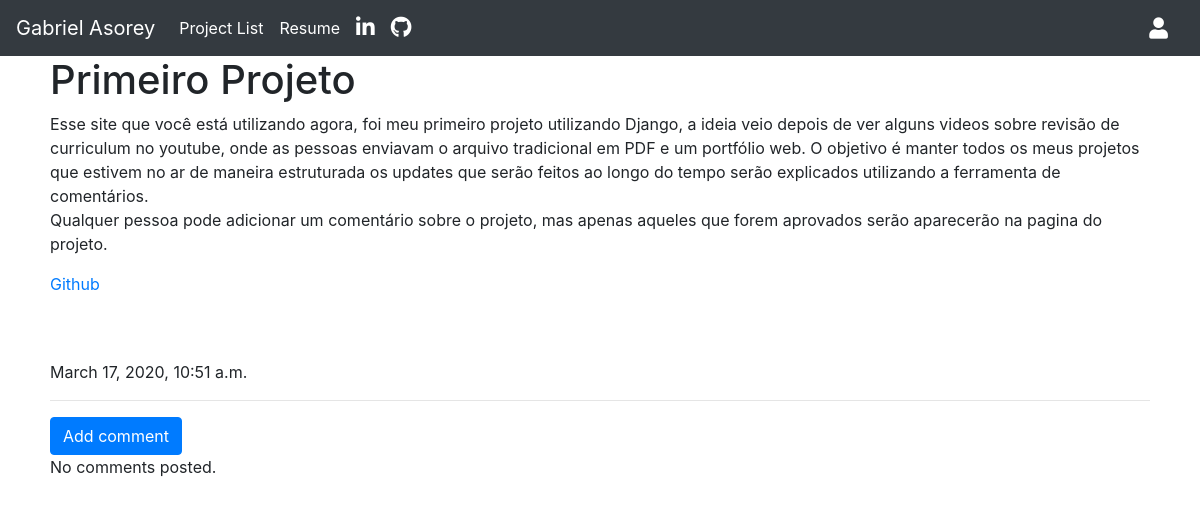
Page /project/33 on the earlier database version.
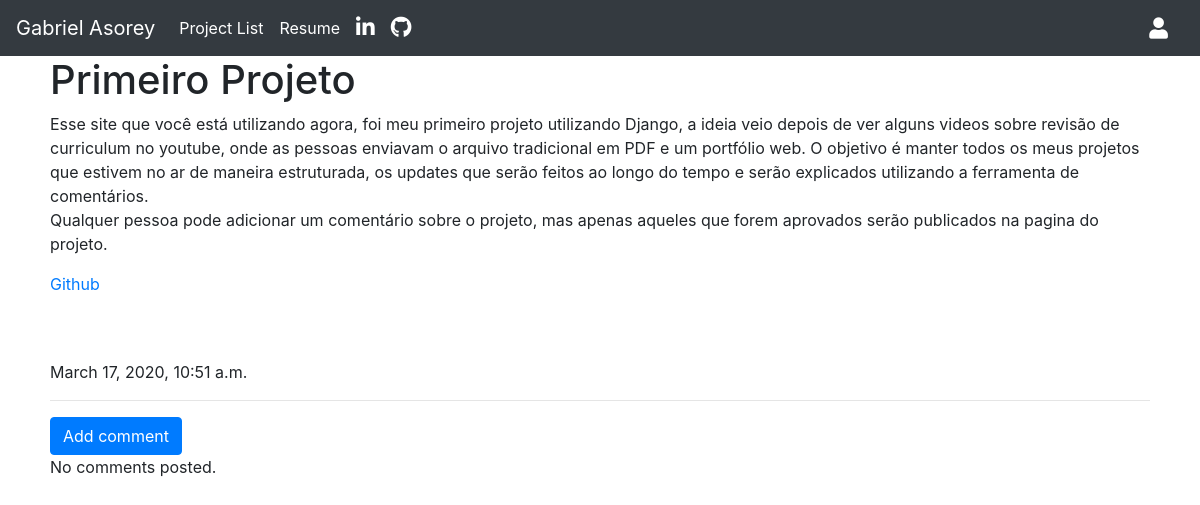
Same page on the later database version.
### Portfolio/models.py (models this page shows, shortened)
class Project(models.Model):
    author = models.ForeignKey('auth.User', on_delete=models.CASCADE)
    project_name = models.CharField(max_length=300)
    description = models.TextField()
    create_date = models.DateTimeField(default=timezone.now)
    published_date = models.DateTimeField(blank=True,null=True)

### Portfolio/views.py (the view)
# urls.py: path('project/<int:pk>',views.ProjectDetailView.as_view(),name='project_detail'),
class ProjectDetailView(DetailView):
    model = Project

### Portfolio/templates/Portfolio/project_detail.html (shortened to what this page needs)
{% extends 'Portfolio/HTML_Base.html' %}
{% block content %}
{% load static %}
    <div class="borda">
        <h1>{{ project.project_name }}</h1>
        <p>{{ project.description|safe|linebreaksbr }}</p>
        <br>
        <br>
        {% if project.published_date %}
        <div class="date projectdate">
            {{ project.published_date }}
        </div>
        {% else %}
        <a href="{% url 'project_publish' pk=project.pk %}" class="btn btn-primary">Publicar</a>
        {% endif %}
        <hr>
        <a class="btn btn-primary btn-comment" href="{% url 'comment_add' pk=project.pk %}"> Add comment</a>
        {% for comment in project.comments.all %}
        <br>
        {% if comment.approved_comment %}
        <p>Posted by: <strong>{{ comment.author }}</strong></p>
        <p>{{ comment.text|safe|linebreaks }}</p>
        {{ comment.create_date }}
        {% endif %}
        {% if comment_approved and user.is_authenticated %}
        <p>Posted by: <strong>{{ comment.author }}</strong></p>
        <p>{{ comment.text|safe|linebreaks }}</p>
        {{ comment.create_date }}
        {% endif %}
        {% if not comment_approved and user.is_authenticated %}
        <p>Posted by: <strong>{{ comment.author }}</strong></p>
        <p>{{ comment.text|safe|linebreaks }}</p>
        {{ comment.create_date }}
        <a class="btn btn-primary" href="{% url 'comment_remove' pk=comment.pk %}"><span class="fa fa-remove"></span>Remove</a>
        <a class="btn btn-primary" href="{% url 'comment_approve' pk=comment.pk %}"><span class="fa fa-check"></span>Aprove</a>
        {% endif %}
        {% empty %}
        <br><p>No comments posted.</p>
        {% endfor %}
    </div>
        {% endblock %}

Differences in the rows shown:
changed Project "Primeiro Projeto": description "…no ar de maneira estruturada os updates que serão feitos ao longo do tempo serão explicados utilizando a ferramenta de comentários. Qualquer pessoa pode adicionar um comentário sobre o projeto, mas apenas aqueles que forem aprovados serão aparecerão na pagina do projeto.…" → "…no ar de maneira estruturada, os updates que serão feitos ao longo do tempo e serão explicados utilizando a ferramenta de comentários. Qualquer pessoa pode adicionar um comentário sobre o projeto, mas apenas aqueles que forem aprovados serão publicados na pagina do projeto.…"
